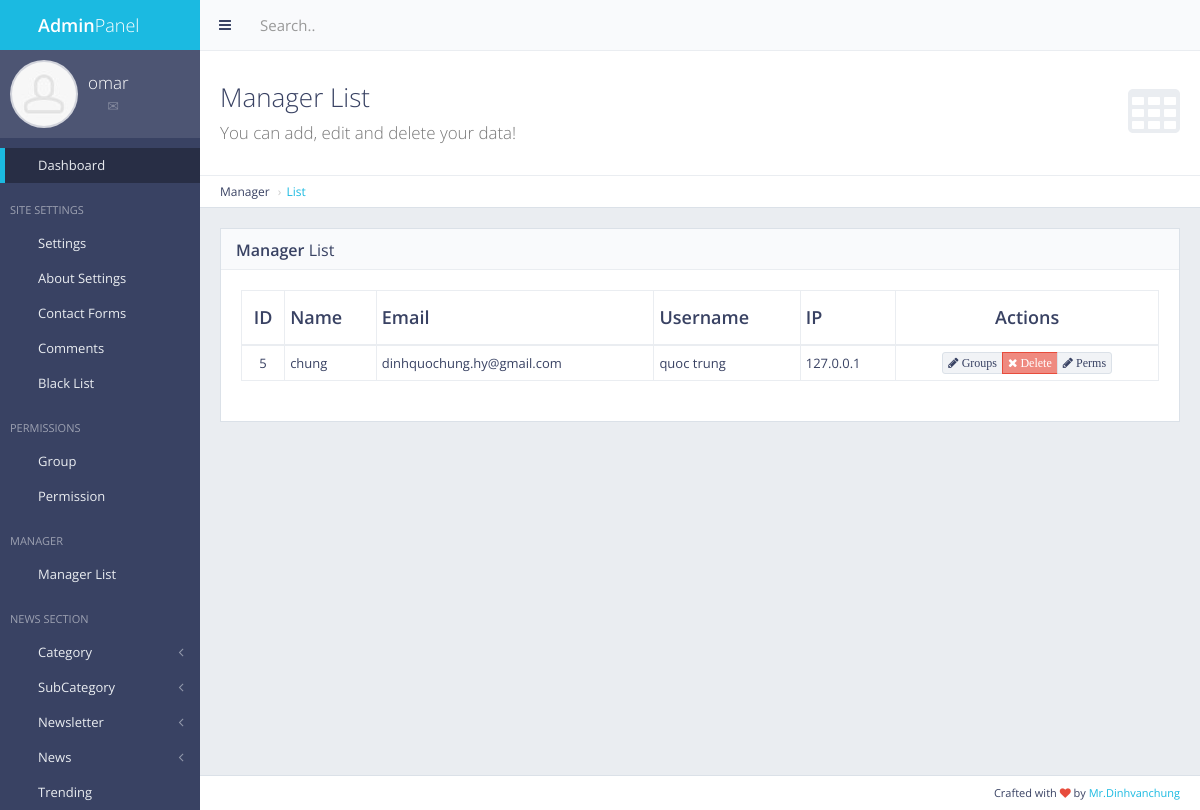
Page /panel/manager/list/ (signed in) on the committed database.
### manager/models.py (models this page shows, shortened)
class Manager(models.Model):
    name = models.CharField(max_length=255)
    utxt = models.TextField()  ## utxt for username
    email = models.TextField(default="")
    ip = models.TextField(default="") # Get User IP Address
    country = models.TextField(default="") # Get User Location

### manager/views.py (the view)
# urls.py: url(r'^panel/manager/list/$', views.manager_list, name='manager_list'),   ## Manager List in Admin Panel
def manager_list(request):
    if not request.user.is_authenticated:
        return redirect('mylogin')   # when user is not logged in, it will take you the login page(mylogin)
    perm = 0
    for i in request.user.groups.all() :
        if i.name == "masteruser" : perm = 1
    if perm == 0 :
        error = "Access Denied"
        return render(request, 'back/error.html', {'error':error})
    manager = Manager.objects.all().exclude(utxt="omar") ## utx means username.which utxt is excluded,it won't show on manager list in panel,
    return render(request, 'back/manager_list.html', {'manager':manager})

### main/templatetags/extra_auth.py (called while the page is built)
@register.filter(name='has_group')
def has_group(user, group_name):
    return user.groups.filter(name=group_name).exists()

### main/templates/back/manager_list.html (shortened to what this page needs)
{% extends 'back/master.html' %}
{% load static %}
{% block mainblock %}
<div class="content-header">
    <div class="header-section">
        <h1>
            <i class="fa fa-table"></i>Manager List<br><small>You can add, edit and delete your data!</small>
        </h1>
    </div>
</div>
<ul class="breadcrumb breadcrumb-top">
    <li>Manager</li>
    <li><a href="/panel/manager/list">List</a></li>
</ul>
<div class="block full">
    <div class="block-title">
        <h2><strong>Manager</strong> List</h2>
    </div>
    <div class="table-responsive">
        <table id="example-datatable" class="table table-vcenter table-condensed table-bordered">
            <thead>
                <tr>
                    <th class="text-center">ID</th>
                    <th>Name</th>
                    <th>Email</th>
                    <th>Username</th>
                    <th>IP</th>
                    <th class="text-center">Actions</th>
                </tr>
            </thead>
            <tbody>
                {% for cc in manager %}
                <tr>
                    <td class="text-center">{{ cc.pk }}</td>
                    <td>{{ cc.name }}</td>
                    <td>{{ cc.email }}</td>
                    <td>{{ cc.utxt }}
                    <td>{{ cc.ip }}
                    <td class="text-center">
                        <div class="btn-group">
                            <a href="{% url 'users_groups' pk=cc.pk %}" data-toggle="tooltip" title="Groups" class="btn btn-xs btn-default"><i class="fa fa-pencil"> Groups</i></a>
                            <a href="{% url 'manager_del' pk=cc.pk %}" data-toggle="tooltip" title="Delete" class="btn btn-xs btn-danger"><i class="fa fa-times"> Delete</i></a>
                            <a href="{% url 'users_perms' pk=cc.pk %}" data-toggle="tooltip" title="Groups" class="btn btn-xs btn-default"><i class="fa fa-pencil"> Perms</i></a>
                        </div>
                    </td>
                </tr>
                {% endfor %}
            </tbody>
        </table>
    </div>
</div>
{% endblock %}

### main/templates/back/master.html (shortened to what this page needs)
{% load static %}
{% load extra_auth %}
{% if user.is_authenticated %}
<!DOCTYPE html>
 <html class="no-js" lang="en">
    <head>
        <link rel="stylesheet" href="{% static 'back/css/bootstrap.min.css' %}">
        <link rel="stylesheet" href="{% static 'back/css/plugins.css' %}">
        <link rel="stylesheet" href="{% static 'back/css/main.css' %}">
        <link rel="stylesheet" href="{% static 'back/css/themes.css' %}">
    </head>
    <body>
        <div id="page-wrapper">
            <div id="page-container" class="sidebar-partial sidebar-visible-lg sidebar-no-animations">
                <div id="sidebar">
                    <div id="sidebar-scroll">
                        <div class="sidebar-content">
                            <a href="/panel" class="sidebar-brand">
                                <i class="gi gi-flash"></i><span class="sidebar-nav-mini-hide"><strong>Admin</strong>Panel</span>
                            </a>
                            <div class="sidebar-section sidebar-user clearfix sidebar-nav-mini-hide">
                                <div class="sidebar-user-avatar">
                                    <a href="page_ready_user_profile.html">
                                        <img src="{% static 'back/img/placeholders/avatars/avatar2.jpg' %}" alt="avatar">
                                    </a>
                                </div>
                                <div class="sidebar-user-name">{{ request.user }}</div>
                                <div class="sidebar-user-links">
                                    <a href="page_ready_user_profile.html" data-toggle="tooltip" data-placement="bottom" title="Profile"><i class="gi gi-user"></i></a>
                                    <a href="page_ready_inbox.html" data-toggle="tooltip" data-placement="bottom" title="Messages"><i class="gi gi-envelope"></i></a>
                                    <a href="/panel/change/pass/" class="enable-tooltip" data-placement="bottom" title="Settings" ><i class="gi gi-cogwheel"></i></a>
                                    <a href="/logout" data-toggle="tooltip" data-placement="bottom" title="Logout"><i class="gi gi-exit"></i></a>
                                </div>
                            </div>
                        <ul class="sidebar-nav">
                            {% if perms.main.master_user %}
                            <li>
                                <a href="/panel" class=" active"><i class="gi gi-stopwatch sidebar-nav-icon"></i><span class="sidebar-nav-mini-hide">Dashboard</span></a>
                            </li>
                            {% endif %}
                {% if request.user|has_group:"masteruser" %}
                            <li class="sidebar-header">
                                <span class="sidebar-header-options clearfix"><a href="javascript:void(0)" data-toggle="tooltip" title="Quick Settings"><i class="gi gi-settings"></i></a></span>
                                <span class="sidebar-header-title">Site Settings</span>
                            </li>
                                <li>
                                    <a href="/panel/setting/" class=""><i class="gi gi-show_big_thumbnails sidebar-nav-icon"></i><span class="sidebar-nav-mini-hide">Settings</span></a>
                                </li>
                                <li>
                                    <a href="/panel/about/setting/" class=""><i class="gi gi-show_big_thumbnails sidebar-nav-icon"></i><span class="sidebar-nav-mini-hide">About Settings</span></a>
                                </li>
                                <li>
                                    <a href="/panel/contactform/" class=""><i class="gi gi-show_big_thumbnails sidebar-nav-icon"></i><span class="sidebar-nav-mini-hide">Contact Forms</span></a>
                                </li>
                            <li>
                                <a href="/comments/list/" class=""><i class="gi gi-show_big_thumbnails sidebar-nav-icon"></i><span class="sidebar-nav-mini-hide">Comments</span></a>
                            </li>
                        <li>
                            <a href="/blacklist/" class=""><i class="gi gi-show_big_thumbnails sidebar-nav-icon"></i><span class="sidebar-nav-mini-hide">Black List</span></a>
                        </li>
                <li class="sidebar-header">
                    <span class="sidebar-header-options clearfix"><a href="javascript:void(0)" data-toggle="tooltip" title="Quick Settings"><i class="gi gi-settings"></i></a></span>
                    <span class="sidebar-header-title">Permissions</span>
                </li>
                    <li>
                        <a href="/panel/manager/group/" class=""><i class="gi gi-show_big_thumbnails sidebar-nav-icon"></i><span class="sidebar-nav-mini-hide">Group</span></a>
                    </li>
                    <li>
                        <a href="/panel/manager/perms/" class=""><i class="gi gi-show_big_thumbnails sidebar-nav-icon"></i><span class="sidebar-nav-mini-hide">Permission</span></a>
                    </li>
                    <li class="sidebar-header">
                        <span class="sidebar-header-options clearfix"><a href="javascript:void(0)" data-toggle="tooltip" title="Quick Settings"><i class="gi gi-settings"></i></a></span>
                        <span class="sidebar-header-title">Manager</span>
                    </li>
                        <li>
                            <a href="/panel/manager/list/" class=""><i class="gi gi-show_big_thumbnails sidebar-nav-icon"></i><span class="sidebar-nav-mini-hide">Manager List</span></a>
                        </li>
                {% endif %}
                        <li class="sidebar-header">
                            <span class="sidebar-header-options clearfix"><a href="javascript:void(0)" data-toggle="tooltip" title="Quick Settings"><i class="gi gi-settings"></i></a></span>
                            <span class="sidebar-header-title">News Section</span>
                        </li>
                {% if request.user|has_group:"masteruser" %}
                        <li>
                            <a href="#" class="sidebar-nav-menu"><i class="fa fa-angle-left sidebar-nav-indicator sidebar-nav-mini-hide"></i><i class="gi gi-show_big_thumbnails sidebar-nav-icon"></i><span class="sidebar-nav-mini-hide">Category</span></a>
                        </li>
                        <li>
                            <a href="#" class="sidebar-nav-menu"><i class="fa fa-angle-left sidebar-nav-indicator sidebar-nav-mini-hide"></i><i class="gi gi-show_big_thumbnails sidebar-nav-icon"></i><span class="sidebar-nav-mini-hide">SubCategory</span></a>
                        </li>
                    <li>
                        <a href="#" class="sidebar-nav-menu"><i class="fa fa-angle-left sidebar-nav-indicator sidebar-nav-mini-hide"></i><i class="gi gi-show_big_thumbnails sidebar-nav-icon"></i><span class="sidebar-nav-mini-hide">Newsletter</span></a>
                    </li>
                {% endif %}
                                <li>
                                    <a href="#" class="sidebar-nav-menu"><i class="fa fa-angle-left sidebar-nav-indicator sidebar-nav-mini-hide"></i><i class="gi gi-show_big_thumbnails sidebar-nav-icon"></i><span class="sidebar-nav-mini-hide">News</span></a>
                                </li>
                {% if request.user|has_group:"masteruser" %}
                            <li>
                                <a href="/panel/trending/" class=""><i class="gi gi-show_big_thumbnails sidebar-nav-icon"></i><span class="sidebar-nav-mini-hide">Trending</span></a>
                            </li>
                {% endif %}
                            </ul>
                        </div>
                    </div>
                </div>
                <div id="main-container">
                    <header class="navbar navbar-default">
                        <ul class="nav navbar-nav-custom">
                            <li>
                                <a href="javascript:void(0)" onclick="App.sidebar('toggle-sidebar');this.blur();">
                                    <i class="fa fa-bars fa-fw"></i>
                                </a>
                            </li>
                        </ul>
                        <form action="page_ready_search_results.html" method="post" class="navbar-form-custom">
                            <div class="form-group">
                                <input type="text" id="top-search" name="top-search" class="form-control" placeholder="Search..">
                            </div>
                        </form>
                    </header>
                    <div id="page-content">
                    {% block mainblock %}
                    {% endblock %}
                    </div>
                    <footer class="clearfix">
                        <div class="pull-right">
                            Crafted with <i class="fa fa-heart text-danger"></i> by <a href="#" target="_blank">Mr.Dinhvanchung </a>
                        </div>
                    </footer>
                </div>
            </div>
        </div>
    </body>
</html>
{% else %}
Please Login
{% endif %}

### rows in the picture
Manager: pk "5", name "chung", email "dinhquochung.hy@gmail.com", utxt "quoc trung", ip "127.0.0.1"

### other values in the picture
{{ request.user }} "omar"
